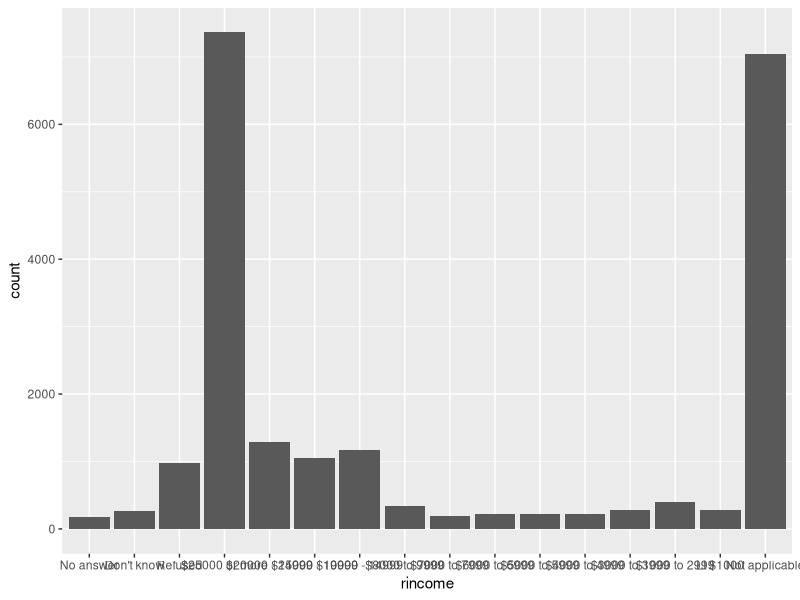
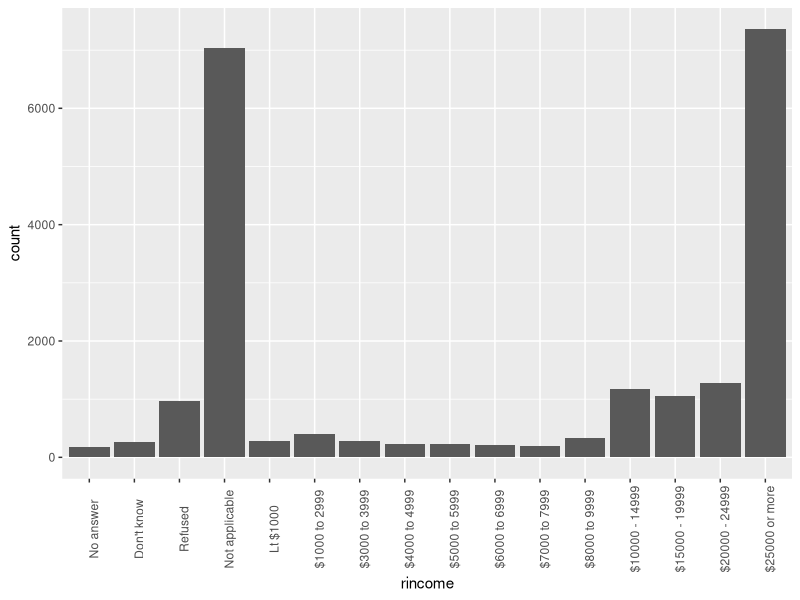
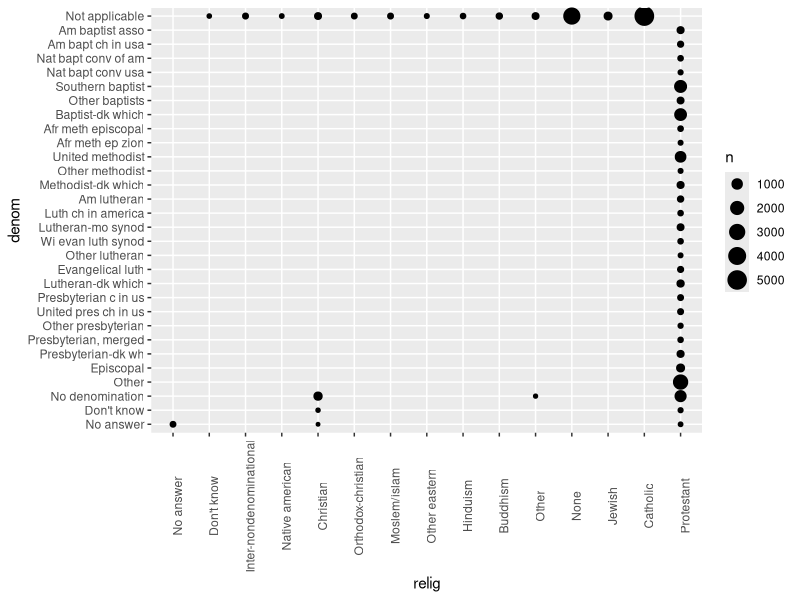
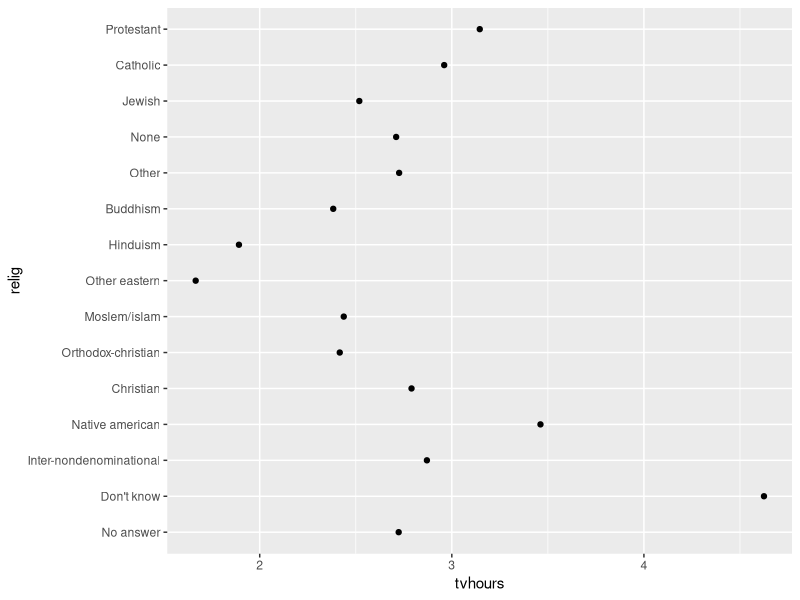
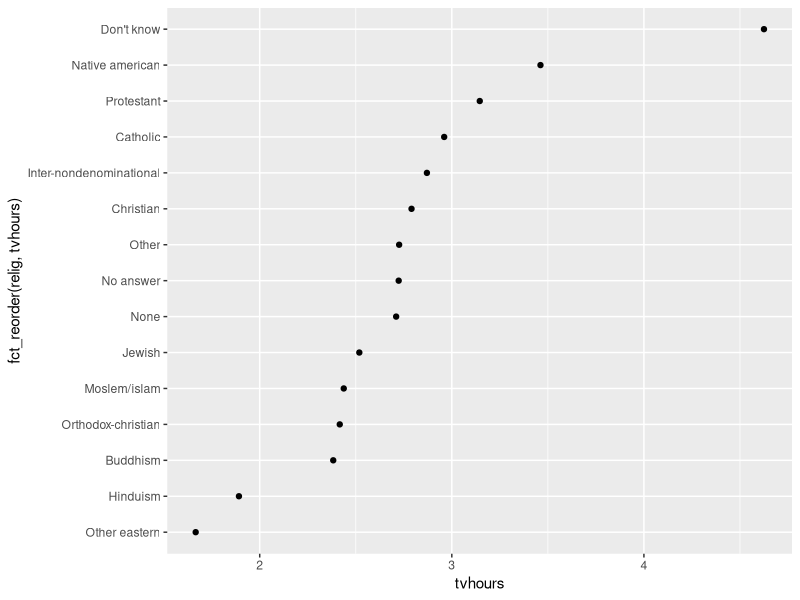
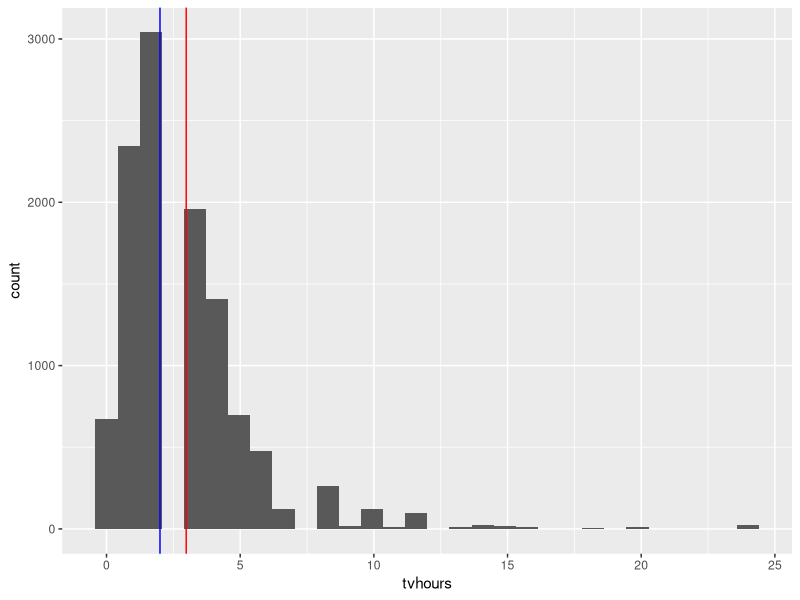
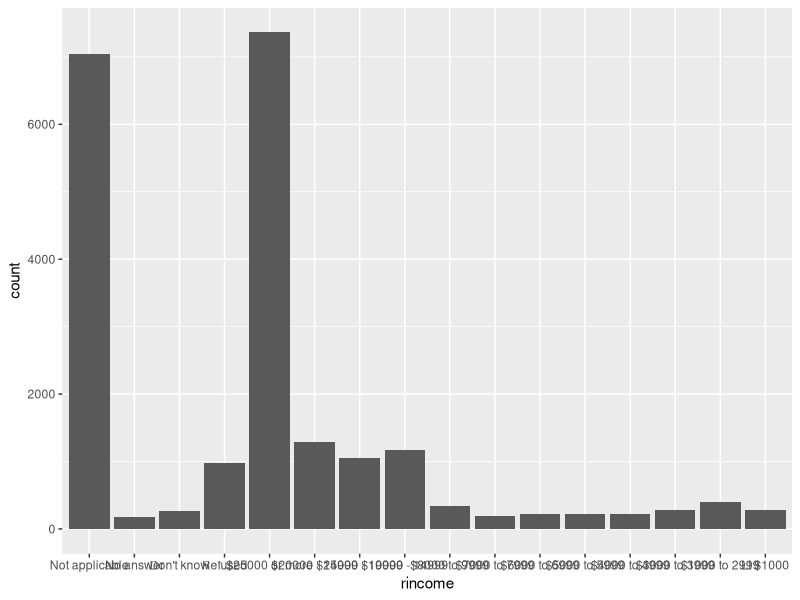
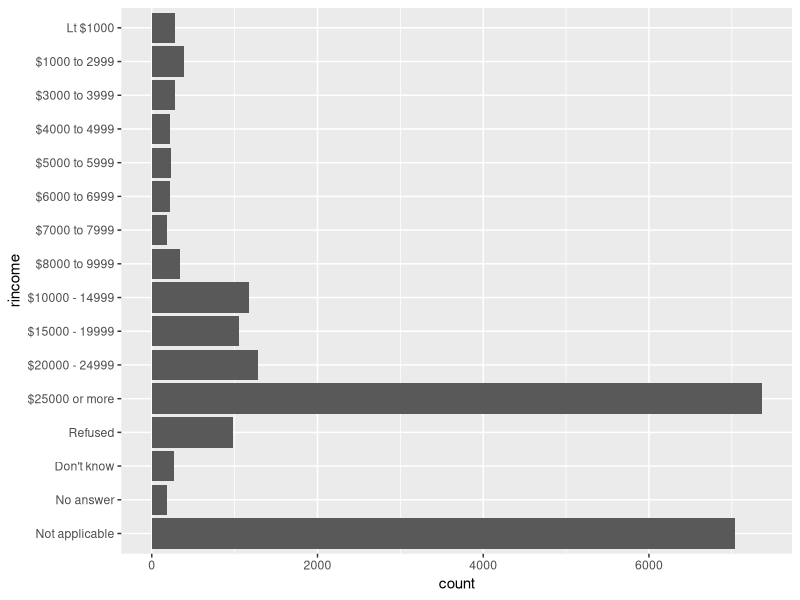

Generate these figures, in order, with R:
## ---- chunk 1
knitr::opts_chunk$set(echo = TRUE)
## ---- chunk 2
library(tidyverse)
library(forcats)
## ---- chunk 3
x1 <- c("Dec", "Apr", "Jan", "Mar")
sort(x1)
## ---- chunk 4
month_levels <- c(
  "Jan", "Feb", "Mar", "Apr", "May", "Jun", 
  "Jul", "Aug", "Sep", "Oct", "Nov", "Dec"
)
month_levels
## ---- chunk 5
y1 <- factor(x1, levels = month_levels)
y1
sort(y1)
## ---- chunk 6
levels(y1)
## ---- chunk 7
gss_cat
## ---- chunk 8
gss_cat %>%
  count(race)
## ---- chunk 9
gss_cat %>%
  ggplot(aes(x = rincome)) + 
    geom_bar()
## ---- chunk 10
levels(gss_cat$rincome)
## ---- chunk 11
ordered_levels <- rev(levels(gss_cat$rincome))
ordered_levels
## ---- chunk 12
gss_cat %>%
  mutate(rincome = fct_relevel(rincome, ordered_levels)) %>%
  mutate(rincome = fct_relevel(rincome, c("No answer", "Don't know", "Refused", "Not applicable"))) %>% 
  ggplot(aes(x = rincome)) +
    geom_bar() +
    theme(axis.text.x = element_text(angle = 90))
## ---- chunk 13
gss_cat %>%
  count(relig) %>%
  arrange(-n)
## ---- chunk 14
gss_cat %>%
  count(partyid) %>%
  arrange(-n)
## ---- chunk 15
gss_cat %>%
  count(relig, denom) %>% 
  filter(!denom %in% c("No answer", "Other", "Don't know", "Not applicable", "No denomination")) %>% 
  arrange(-n)
## ---- chunk 16
gss_cat %>%
  count(relig, denom) %>%
  ggplot(aes(x = relig, y = denom, size = n)) +
  geom_point() +
  theme(axis.text.x = element_text(angle = 90))
## ---- chunk 17
relig_summary <- gss_cat %>%
  group_by(relig) %>%
  summarise(
    age = mean(age, na.rm = TRUE),
    tvhours = mean(tvhours, na.rm = TRUE),
    n = n()
  )

ggplot(relig_summary, aes(tvhours, relig)) + geom_point()
## ---- chunk 18
ggplot(relig_summary, aes(tvhours, fct_reorder(relig, tvhours))) +
  geom_point()
## ---- chunk 19
gss_cat %>%
  ggplot(aes(tvhours)) +
  geom_histogram() +
  geom_vline(xintercept = mean(gss_cat$tvhours, na.rm = TRUE), colour = "red") +
  geom_vline(xintercept = median(gss_cat$tvhours, na.rm = TRUE), colour = "blue")
## ---- chunk 20
fct_gss <- gss_cat[sapply(gss_cat, is.factor)]
lapply(fct_gss, levels)
## ---- chunk 21
gss_cat %>%
  mutate(rincome = rincome %>% fct_relevel("Not applicable")) %>%
  ggplot(aes(rincome)) +
  geom_bar()

gss_cat %>%
  mutate(rincome = rincome %>% fct_relevel("Not applicable")) %>%
  ggplot(aes(rincome)) +
  geom_bar() +
  coord_flip()
## ---- chunk 22
gss_cat %>%
  mutate(partyid = fct_recode(partyid,
    "Republican, strong"    = "Strong republican",
    "Republican, weak"      = "Not str republican",
    "Independent, near rep" = "Ind,near rep",
    "Independent, near dem" = "Ind,near dem",
    "Democrat, weak"        = "Not str democrat",
    "Democrat, strong"      = "Strong democrat"
  )) %>%
  count(partyid)
## ---- chunk 23
gss_cat %>%
  mutate(partyid = fct_collapse(partyid,
    other = c("No answer", "Don't know", "Other party"),
    rep = c("Strong republican", "Not str republican"),
    ind = c("Ind,near rep", "Independent", "Ind,near dem"),
    dem = c("Not str democrat", "Strong democrat")
  )) %>%
  count(partyid)
## ---- chunk 24
gss_cat %>%
  mutate(partyid =
           fct_collapse(partyid,
                        other = c("No answer", "Don't know", "Other party"),
                        rep = c("Strong republican", "Not str republican"),
                        ind = c("Ind,near rep", "Independent", "Ind,near dem"),
                        dem = c("Not str democrat", "Strong democrat"))) %>%
  count(year, partyid)  %>%
  group_by(year) %>%
  mutate(p = n / sum(n)) %>%
  ggplot(aes(x = year, y = p,
             colour = fct_reorder2(partyid, year, p))) +
    geom_point() +
    geom_line() +
    labs(colour = "Party ID.")
## ---- chunk 25
gss_cat %>%
  mutate(rincome =
            fct_collapse(rincome,
              `Unknown` = c("No answer", "Don't know", "Refused", "Not applicable")
            )) %>%
  ggplot(aes(x = rincome)) +
    geom_bar() +
    coord_flip()
